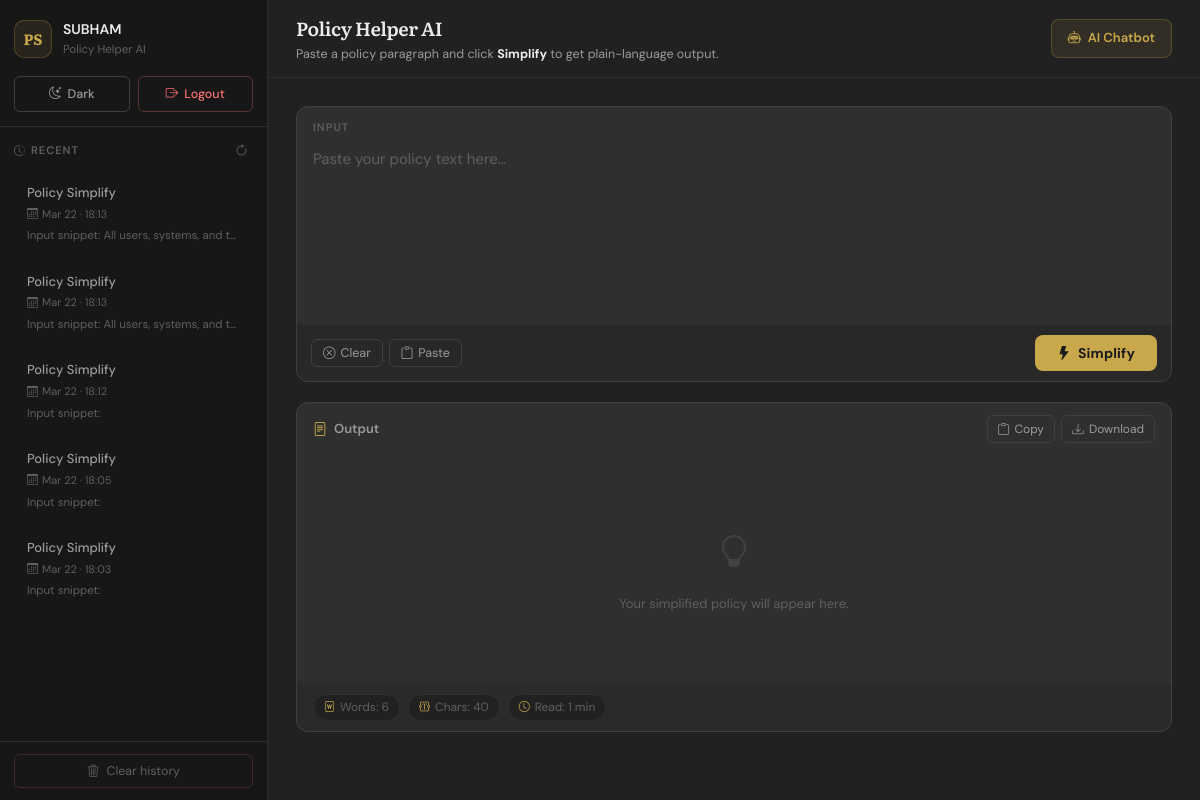
The app's page /index (signed in), older data.
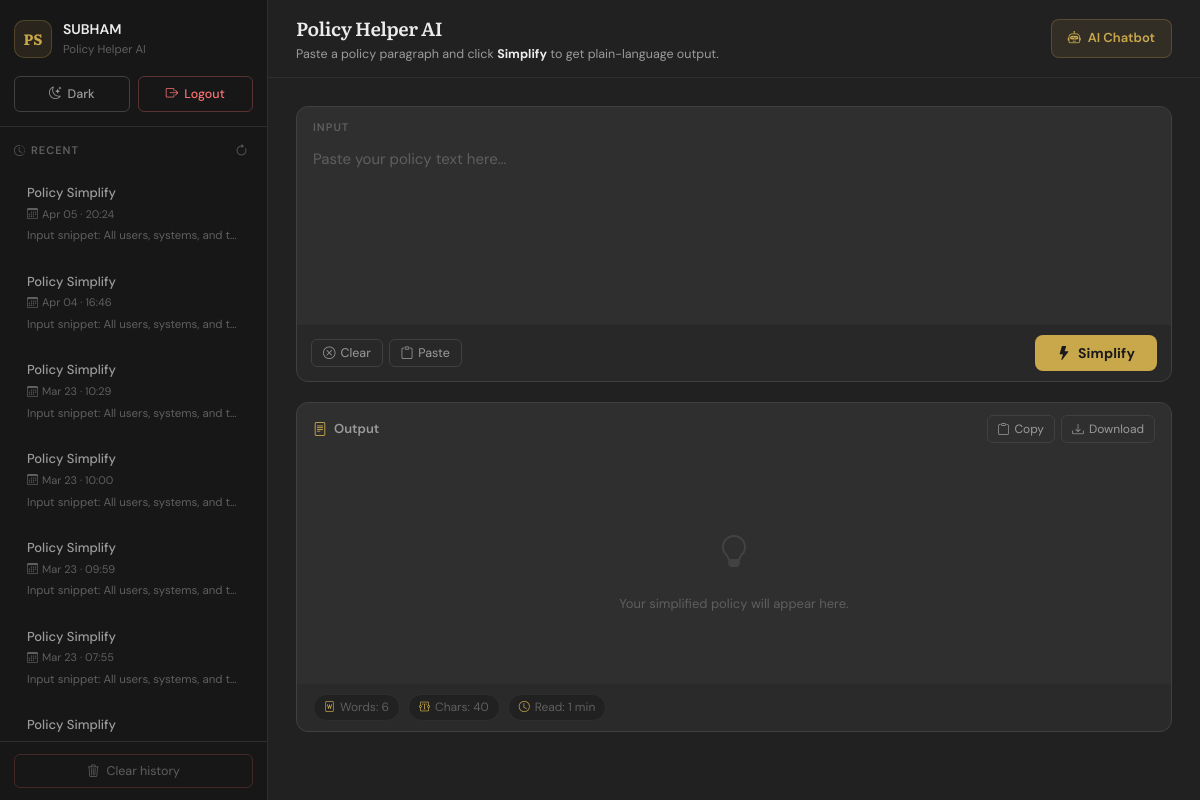
The same page, newer data.
### app.py (models this page shows)
class User(db.Model):
    id = db.Column(db.Integer, primary_key=True)
    username = db.Column(db.String(150), unique=True, nullable=False)
    email = db.Column(db.String(150), unique=True, nullable=False)
    password_hash = db.Column(db.String(256), nullable=False)
    reset_token = db.Column(db.String(256), nullable=True)
    is_admin = db.Column(db.Boolean, default=False)
    activities = db.relationship('Activity', backref='user', lazy='dynamic')
    chat_conversations = db.relationship('ChatConversation', backref='user', lazy='dynamic', cascade='all, delete-orphan')

class Activity(db.Model):
    id = db.Column(db.Integer, primary_key=True)
    user_id = db.Column(db.Integer, db.ForeignKey('user.id'), nullable=True)
    action = db.Column(db.String(100), nullable=False)
    details = db.Column(db.Text, nullable=True)
    ip_address = db.Column(db.String(64), nullable=True)
    timestamp = db.Column(db.DateTime, default=datetime.utcnow, index=True)

### app.py (the view, shortened to what this page needs)
@app.route('/index', methods=['GET', 'POST'])
def index():
    if "username" not in session:
        flash("Login required.", "danger")
        return redirect(url_for('login'))
    output = ""
    user_activities = []
    username = session.get('username')
    user = User.query.filter_by(username=username).first() if username else None
    if user:
        user_activities = Activity.query.filter(
            Activity.user_id == user.id,
            Activity.action.in_(["policy_simplify", "policy_simplify_anonymous"])
        ).order_by(Activity.timestamp.desc()).limit(10).all()
    return render_template("index.html", output=output, activities=user_activities, username=username)

### templates/index.html (shortened to what this page needs)
<!doctype html>
<html lang="en">
<head>
  <link href="https://cdn.jsdelivr.net/npm/bootstrap-icons@1.10.5/font/bootstrap-icons.css" rel="stylesheet">
</head>
<body>
<div class="layout">
  <aside class="sidebar">
    <div class="sidebar-top">
      <div class="brand">
        <div class="logo">PS</div>
        <div class="brand-text">
          <div class="brand-name">{{ username or 'Guest' }}</div>
          <div class="brand-sub">Policy Helper AI</div>
        </div>
      </div>
      <div class="sidebar-actions">
        <button id="themeToggle" class="s-btn s-btn-theme">
        </button>
        <a href="{{ url_for('logout') }}" class="s-btn s-btn-logout">
          <i class="bi bi-box-arrow-right"></i> Logout
        </a>
      </div>
    </div>
    <div class="sidebar-section">
      <div class="section-label">
        <span><i class="bi bi-clock-history" style="margin-right:5px;"></i>Recent</span>
        <button class="refresh-btn" id="refreshActs" title="Refresh"><i class="bi bi-arrow-clockwise"></i></button>
      </div>
      <div class="activity-list" id="activityList">
        {% if activities and activities|length > 0 %}
          {% for act in activities %}
          <div class="act-item" tabindex="0"
               data-details="{{ act.details|e }}"
               data-timestamp="{{ act.timestamp }}"
               data-action="{{ act.action }}">
            <div class="act-title">{{ act.action.replace('_',' ').title() }}</div>
            <div class="act-time"><i class="bi bi-calendar3"></i>{{ act.timestamp.strftime('%b %d · %H:%M') }}</div>
            <div class="act-snippet">{{ act.details[:80] if act.details else '—' }}</div>
          </div>
          {% endfor %}
        {% else %}
          <div class="act-empty">
            <i class="bi bi-inbox"></i>
            <p>No simplifications yet.</p>
          </div>
        {% endif %}
      </div>
    </div>
    <div class="sidebar-footer">
      <form method="post" action="{{ url_for('clear_history') }}" onsubmit="return confirm('Clear your activity history?');">
        <button type="submit" class="clear-btn">
          <i class="bi bi-trash3"></i> Clear history
        </button>
      </form>
    </div>
  </aside>
  <div class="main">
    <div class="topbar">
      <div class="topbar-left">
        <h1>Policy Helper AI</h1>
        <p>Paste a policy paragraph and click <strong style="color:var(--text);">Simplify</strong> to get plain-language output.</p>
      </div>
      <a href="{{ url_for('chat') }}" class="chatbot-btn">
        <i class="bi bi-robot"></i> AI Chatbot
      </a>
    </div>
    <div class="content">
      <div class="input-card">
        <form id="simplifyForm" method="post" action="{{ url_for('index') }}">
          <div class="input-card-label">Input</div>
          <textarea id="policyInput" name="policy" required
            placeholder="Paste your policy text here…">{{ request.form.policy or '' }}</textarea>
          <div class="input-toolbar">
            <div class="toolbar-left">
              <button id="clearBtn" type="button" class="tool-btn"><i class="bi bi-x-circle"></i> Clear</button>
              <button id="pasteBtn" type="button" class="tool-btn"><i class="bi bi-clipboard"></i> Paste</button>
            </div>
            <button type="submit" class="simplify-btn">
              <i class="bi bi-lightning-fill"></i> Simplify
            </button>
          </div>
        </form>
      </div>
      <div class="output-card">
        <div class="output-header">
          <div class="output-title">
            <i class="bi bi-file-text"></i> Output
          </div>
          <div class="output-actions">
            <button id="copyOutput" class="out-btn"><i class="bi bi-clipboard"></i> Copy</button>
            <button id="downloadOutput" class="out-btn"><i class="bi bi-download"></i> Download</button>
          </div>
        </div>
        <div class="output-body" id="outputCard">
          {% if output %}
            <div id="outputArea">{{ output | safe }}</div>
          {% else %}
            <div class="output-placeholder">
              <i class="bi bi-lightbulb"></i>
              <p>Your simplified policy will appear here.</p>
            </div>
          {% endif %}
        </div>
        <div class="stats-bar">
          <div class="stat-item" id="wordCount"><i class="bi bi-file-word"></i><span>Words: 0</span></div>
          <div class="stat-item" id="charCount"><i class="bi bi-textarea-t"></i><span>Chars: 0</span></div>
          <div class="stat-item" id="readTime"><i class="bi bi-clock"></i><span>Read: 0 min</span></div>
        </div>
      </div>
    </div>
  </div>
</div>
</body>
</html>

Row changes from the older to the newer data that the page shows:
no longer on this page (row unchanged): Activity: action.replace "Policy Simplify", timestamp "Mar 22 · 18:13", details "Input snippet: All users, systems, and t…"
no longer on this page (row unchanged): Activity: action.replace "Policy Simplify", timestamp "Mar 22 · 18:13", details "Input snippet: All users, systems, and t…"
no longer on this page (row unchanged): Activity: action.replace "Policy Simplify", timestamp "Mar 22 · 18:12", details "Input snippet:"
no longer on this page (row unchanged): Activity: action.replace "Policy Simplify", timestamp "Mar 22 · 18:05", details "Input snippet:"
no longer on this page (row unchanged): Activity: action.replace "Policy Simplify", timestamp "Mar 22 · 18:03", details "Input snippet:"
added Activity: action.replace "Policy Simplify", timestamp "Apr 05 · 20:24", details "Input snippet: All users, systems, and t…"
added Activity: action.replace "Policy Simplify", timestamp "Apr 04 · 16:46", details "Input snippet: All users, systems, and t…"
added Activity: action.replace "Policy Simplify", timestamp "Mar 23 · 10:29", details "Input snippet: All users, systems, and t…"
added Activity: action.replace "Policy Simplify", timestamp "Mar 23 · 10:00", details "Input snippet: All users, systems, and t…"
added Activity: action.replace "Policy Simplify", timestamp "Mar 23 · 09:59", details "Input snippet: All users, systems, and t…"
added Activity: action.replace "Policy Simplify", timestamp "Mar 23 · 07:55", details "Input snippet: All users, systems, and t…"
added Activity: action.replace "Policy Simplify"
